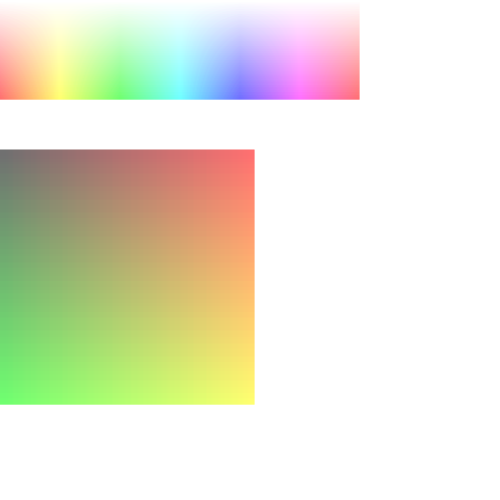
Frame 1 (no input)
Frame 60 (no input): identical to frame 1, image omitted
Frame 120 (the mouse pressed at the canvas centre since frame 60): identical to frame 1, image omitted

The p5.js sketch that drew this single still picture (run headless with seeded random() and noise() and a simulated clock; from frame 60 on, the mouse is pressed at the canvas centre):

// p5.js sketch
// ── sketch.js

function setup() {
  createCanvas(500,500);
  
  //HSB hue 360, saturation 100, brightness 100, alpha 1
  colorMode(HSB);
  
  for (i = 0; i < 360; i++) {
    for (j = 0; j < 100; j++) {
      stroke(i, j, 100);
      point(i, j);
    }
  }
  
  translate(0, 150);
  // RGB red 255, green 255, blue 255
  colorMode(RGB);
  
  for (i = 0; i < 255; i++) {
    for (j = 0; j < 255; j++) {
      stroke(i, j, 0);
      point(i, j);
    }
  }
}

function draw(){
  //do nothing
}
